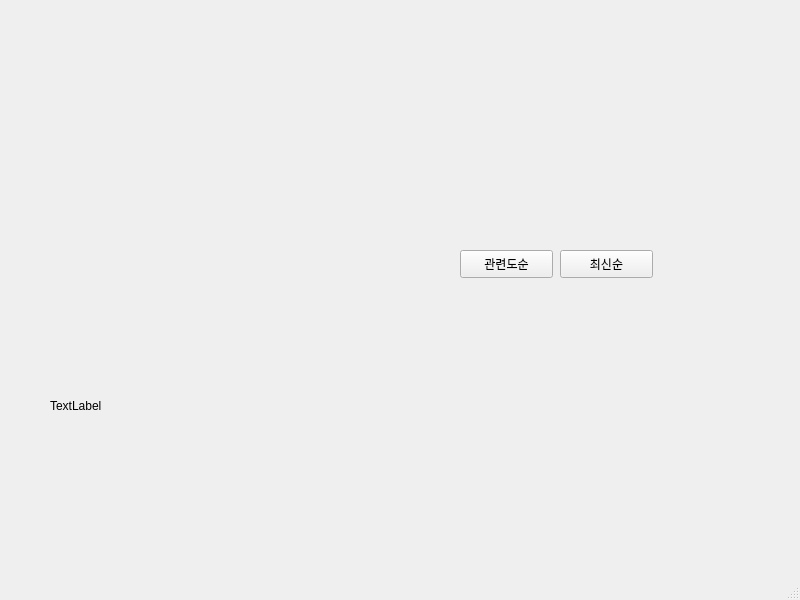
<?xml version="1.0" encoding="UTF-8"?>
<ui version="4.0">
 <class>MainWindow</class>
 <widget class="QMainWindow" name="MainWindow">
  <property name="geometry">
   <rect>
    <x>0</x>
    <y>0</y>
    <width>800</width>
    <height>600</height>
   </rect>
  </property>
  <property name="windowTitle">
   <string>MainWindow</string>
  </property>
  <widget class="QWidget" name="centralwidget">
   <widget class="QPushButton" name="relv_btn">
    <property name="geometry">
     <rect>
      <x>460</x>
      <y>250</y>
      <width>93</width>
      <height>28</height>
     </rect>
    </property>
    <property name="text">
     <string>관련도순</string>
    </property>
   </widget>
   <widget class="QLabel" name="show_news_label">
    <property name="geometry">
     <rect>
      <x>50</x>
      <y>270</y>
      <width>581</width>
      <height>271</height>
     </rect>
    </property>
    <property name="text">
     <string>TextLabel</string>
    </property>
   </widget>
   <widget class="QPushButton" name="latest_btn">
    <property name="geometry">
     <rect>
      <x>560</x>
      <y>250</y>
      <width>93</width>
      <height>28</height>
     </rect>
    </property>
    <property name="text">
     <string>최신순</string>
    </property>
   </widget>
  </widget>
  <widget class="QMenuBar" name="menubar">
   <property name="geometry">
    <rect>
     <x>0</x>
     <y>0</y>
     <width>800</width>
     <height>26</height>
    </rect>
   </property>
  </widget>
  <widget class="QStatusBar" name="statusbar"/>
 </widget>
 <resources/>
 <connections/>
</ui>
